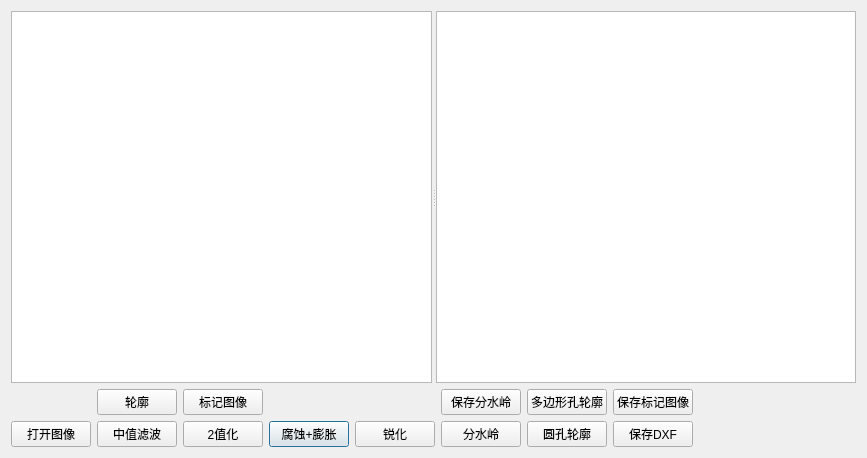
<?xml version="1.0" encoding="UTF-8"?>
<ui version="4.0">
 <class>Dialog</class>
 <widget class="QDialog" name="Dialog">
  <property name="geometry">
   <rect>
    <x>0</x>
    <y>0</y>
    <width>867</width>
    <height>458</height>
   </rect>
  </property>
  <property name="windowTitle">
   <string>Dialog</string>
  </property>
  <layout class="QVBoxLayout" name="verticalLayout">
   <item>
    <widget class="QSplitter" name="splitter">
     <property name="orientation">
      <enum>Qt::Horizontal</enum>
     </property>
     <widget class="MyGraphicsView" name="graphicsView"/>
     <widget class="MyGraphicsView" name="graphicsView_2"/>
    </widget>
   </item>
   <item>
    <layout class="QHBoxLayout" name="horizontalLayout">
     <item>
      <layout class="QGridLayout" name="gridLayout">
       <item row="1" column="3">
        <widget class="QPushButton" name="pushButton_10">
         <property name="text">
          <string>腐蚀+膨胀</string>
         </property>
        </widget>
       </item>
       <item row="1" column="0">
        <widget class="QPushButton" name="pushButton">
         <property name="text">
          <string>打开图像</string>
         </property>
        </widget>
       </item>
       <item row="1" column="1">
        <widget class="QPushButton" name="pushButton_9">
         <property name="text">
          <string>中值滤波</string>
         </property>
        </widget>
       </item>
       <item row="1" column="2">
        <widget class="QPushButton" name="pushButton_6">
         <property name="text">
          <string>2值化</string>
         </property>
        </widget>
       </item>
       <item row="1" column="7">
        <widget class="QPushButton" name="pushButton_13">
         <property name="text">
          <string>圆孔轮廓</string>
         </property>
        </widget>
       </item>
       <item row="1" column="8">
        <widget class="QPushButton" name="pushButton_7">
         <property name="text">
          <string>保存DXF</string>
         </property>
        </widget>
       </item>
       <item row="1" column="4">
        <widget class="QPushButton" name="pushButton_5">
         <property name="text">
          <string>锐化</string>
         </property>
        </widget>
       </item>
       <item row="1" column="5">
        <widget class="QPushButton" name="pushButton_2">
         <property name="text">
          <string>分水岭</string>
         </property>
        </widget>
       </item>
       <item row="0" column="1">
        <widget class="QPushButton" name="pushButton_4">
         <property name="text">
          <string>轮廓</string>
         </property>
        </widget>
       </item>
       <item row="0" column="2">
        <widget class="QPushButton" name="pushButton_8">
         <property name="text">
          <string>标记图像</string>
         </property>
        </widget>
       </item>
       <item row="0" column="5">
        <widget class="QPushButton" name="pushButton_3">
         <property name="text">
          <string>保存分水岭</string>
         </property>
        </widget>
       </item>
       <item row="0" column="8">
        <widget class="QPushButton" name="pushButton_11">
         <property name="text">
          <string>保存标记图像</string>
         </property>
        </widget>
       </item>
       <item row="0" column="7">
        <widget class="QPushButton" name="pushButton_12">
         <property name="text">
          <string>多边形孔轮廓</string>
         </property>
        </widget>
       </item>
      </layout>
     </item>
     <item>
      <spacer name="horizontalSpacer">
       <property name="orientation">
        <enum>Qt::Horizontal</enum>
       </property>
       <property name="sizeHint" stdset="0">
        <size>
         <width>40</width>
         <height>20</height>
        </size>
       </property>
      </spacer>
     </item>
    </layout>
   </item>
  </layout>
 </widget>
 <layoutdefault spacing="6" margin="11"/>
 <customwidgets>
  <customwidget>
   <class>MyGraphicsView</class>
   <extends>QGraphicsView</extends>
   <header>mygraphicsview.h</header>
  </customwidget>
 </customwidgets>
 <resources/>
 <connections/>
</ui>
